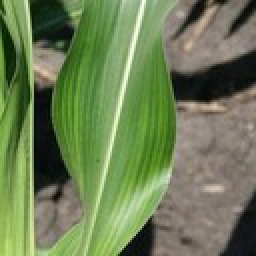
#> input picture dataset/Bulai/bulai_001.jpg, 128 x 128 px (shown 2 times larger)
$ python train_model.py   (older library calls are emulated)
#> lines starting #> are read from the running program, lines starting #| are printed output that depends on the picture; after the words box and inside, x2 and y2 are one past the last pixel; in counts of white or black regions, pixels touching at a corner belong together
#> pass 2 of the loop in collect_images, `for class_name in CLASS_FOLDERS:`:
### utils/features.py
from __future__ import annotations

from pathlib import Path
import cv2
import numpy as np

IMAGE_SIZE = (224, 224)


def _safe_entropy(values: np.ndarray) -> float:
    hist, _ = np.histogram(values.ravel(), bins=256, range=(0, 256), density=True)
    hist = hist[hist > 0]
    if hist.size == 0:
        return 0.0
    return float(-np.sum(hist * np.log2(hist)))


def _lbp_histogram(gray: np.ndarray) -> np.ndarray:
    """Ekstraksi tekstur sederhana memakai Local Binary Pattern 8-neighbor."""
    gray = gray.astype(np.uint8)
    center = gray[1:-1, 1:-1]

    lbp = np.zeros_like(center, dtype=np.uint8)
    lbp |= ((gray[:-2, :-2] >= center) << 7).astype(np.uint8)
    lbp |= ((gray[:-2, 1:-1] >= center) << 6).astype(np.uint8)
    lbp |= ((gray[:-2, 2:] >= center) << 5).astype(np.uint8)
    lbp |= ((gray[1:-1, 2:] >= center) << 4).astype(np.uint8)
    lbp |= ((gray[2:, 2:] >= center) << 3).astype(np.uint8)
    lbp |= ((gray[2:, 1:-1] >= center) << 2).astype(np.uint8)
    lbp |= ((gray[2:, :-2] >= center) << 1).astype(np.uint8)
    lbp |= (gray[1:-1, :-2] >= center).astype(np.uint8)

    hist, _ = np.histogram(lbp.ravel(), bins=32, range=(0, 256), density=True)
    return hist.astype(np.float32)


def extract_features(image_path: str | Path) -> np.ndarray:
    """
    Mengubah citra daun jagung menjadi vektor fitur numerik.

    Fitur yang digunakan:
    - statistik warna RGB dan HSV
    - histogram HSV
    - histogram grayscale
    - fitur tekstur LBP
    - fitur tepi/laplacian
    """
    image_path = str(image_path)
    img = cv2.imread(image_path)
#> img is the input picture: shape (128, 128, 3); mean B, G, R 83.8, 125.6, 108.2
    if img is None:
        raise ValueError(f"Gambar tidak dapat dibaca: {image_path}")

    img = cv2.resize(img, IMAGE_SIZE)
#> img: shape (224, 224, 3)
    rgb = cv2.cvtColor(img, cv2.COLOR_BGR2RGB)
    hsv = cv2.cvtColor(img, cv2.COLOR_BGR2HSV)
#> hsv: shape (224, 224, 3); mean H, S, V 39.1, 90.9, 128.7
    gray = cv2.cvtColor(img, cv2.COLOR_BGR2GRAY)
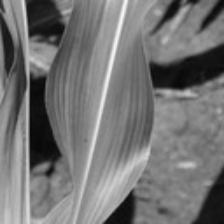
#> gray: shape (224, 224); min 6, max 246, mean 115.5

    # Statistik warna
    rgb_mean = rgb.reshape(-1, 3).mean(axis=0)
#> rgb_mean = [108, 125.5, 83.69]
    rgb_std = rgb.reshape(-1, 3).std(axis=0)
#> rgb_std = [47.91, 50.62, 41.65]
    hsv_mean = hsv.reshape(-1, 3).mean(axis=0)
#> hsv_mean = [39.12, 90.88, 128.7]
    hsv_std = hsv.reshape(-1, 3).std(axis=0)
#> hsv_std = [20.24, 50.8, 50.8]

    # Histogram warna HSV
    h_hist = cv2.calcHist([hsv], [0], None, [16], [0, 180]).flatten()
#> h_hist = [1410, 13643, 2009, 8716, 19958, 1159, 1043, 582, 914, 514, 163, 30, 7, 1, 2, 25]
    s_hist = cv2.calcHist([hsv], [1], None, [16], [0, 256]).flatten()
#> s_hist = [149, 2903, 12462, 4301, 4297, 4061, 3910, 4788, 4031, 3529, 2513, 1919, 821, 251, 138, 103]
    v_hist = cv2.calcHist([hsv], [2], None, [16], [0, 256]).flatten()
#> v_hist = [858, 4279, 1479, 923, 955, 1052, 2088, 5406, 11714, 9074, 5753, 3140, 2081, 879, 292, 203]

    # Normalisasi histogram agar tidak bergantung pada ukuran gambar
    h_hist = h_hist / (h_hist.sum() + 1e-8)
#> h_hist = [0.0281, 0.272, 0.04, 0.174, 0.398, 0.0231, 0.0208, 0.0116, 0.0182, 0.0102, 0.00325, 0.000598, 0.00014, 1.99e-05, 3.99e-05, 0.000498]
    s_hist = s_hist / (s_hist.sum() + 1e-8)
#> s_hist = [0.00297, 0.0579, 0.248, 0.0857, 0.0856, 0.0809, 0.0779, 0.0954, 0.0803, 0.0703, 0.0501, 0.0382, 0.0164, 0.005, 0.00275, 0.00205]
    v_hist = v_hist / (v_hist.sum() + 1e-8)
#> v_hist = [0.0171, 0.0853, 0.0295, 0.0184, 0.019, 0.021, 0.0416, 0.108, 0.233, 0.181, 0.115, 0.0626, 0.0415, 0.0175, 0.00582, 0.00405]

    gray_hist = cv2.calcHist([gray], [0], None, [16], [0, 256]).flatten()
#> gray_hist = [1629, 4230, 1233, 1007, 1082, 2441, 5096, 10201, 10546, 6320, 3238, 1808, 788, 293, 210, 54]
    gray_hist = gray_hist / (gray_hist.sum() + 1e-8)
#> gray_hist = [0.0325, 0.0843, 0.0246, 0.0201, 0.0216, 0.0486, 0.102, 0.203, 0.21, 0.126, 0.0645, 0.036, 0.0157, 0.00584, 0.00419, 0.00108]

    # Fitur tekstur dan tepi
    lbp_hist = _lbp_histogram(gray)
#> in _lbp_histogram, `lbp |= ((gray[:-2, :-2] >= center) << 7).astype(np.uint8)`:
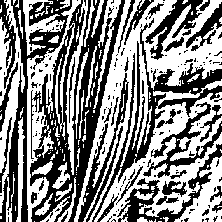
#> lbp: shape (222, 222); values 0 (black) and 128 (white), 52.7% white; 193 black regions (153 under 20 px), largest, box (x1, y1, x2, y2) and area: (30, 0, 125, 222) 7182, (0, 0, 72, 222) 3447, (92, 18, 222, 222) 3320
#> in _lbp_histogram, `lbp |= ((gray[2:, 2:] >= center) << 3).astype(np.uint8)`:
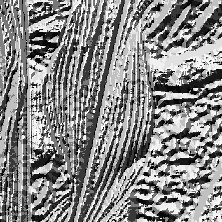
#> lbp: shape (222, 222); min 0, max 248, mean 135.7
#> in _lbp_histogram, `hist, _ = np.histogram(lbp.ravel(), bins=32, range=(0, 256), density=T..`: hist = 32 values, max 0.0209 at index 24, min 1.01e-05 at index 21, mean 0.00391
#> lbp_hist has the same summary as hist in _lbp_histogram
    sobel_x = cv2.Sobel(gray, cv2.CV_64F, 1, 0, ksize=3)
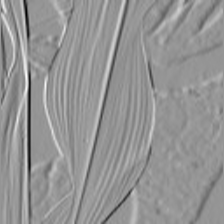
#> sobel_x: shape (224, 224) float64; min -602, max 428, mean -2; drawn with min black and max white
    sobel_y = cv2.Sobel(gray, cv2.CV_64F, 0, 1, ksize=3)
    magnitude = np.sqrt(sobel_x ** 2 + sobel_y ** 2)
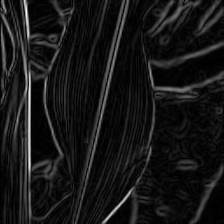
#> magnitude: shape (224, 224) float64; min 0, max 604.1, mean 54.9; drawn with min black and max white
    laplacian = cv2.Laplacian(gray, cv2.CV_64F)
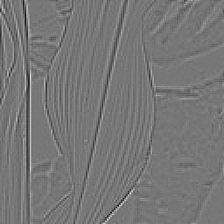
#> laplacian: shape (224, 224) float64; min -94, max 107, mean 0; drawn with min black and max white

    texture_features = np.array(
        [
            gray.mean(),
            gray.std(),
            _safe_entropy(gray),
            magnitude.mean(),
            magnitude.std(),
            laplacian.var(),
        ],
        dtype=np.float32,
    )
#> in _safe_entropy, `hist, _ = np.histogram(values.ravel(), bins=256, range=(0, 256), densi..`: hist = 256 values, max 0.0152 at index 131, min 0 at index 0, mean 0.00391
#> in _safe_entropy, `hist = hist[hist > 0]`: hist = 241 values, max 0.0152 at index 125, min 3.99e-05 at index 0, mean 0.00415
#> texture_features = [115.5, 47.07, 7.22, 54.88, 64.57, 100.9]

    features = np.concatenate(
        [
            rgb_mean,
            rgb_std,
            hsv_mean,
            hsv_std,
            h_hist,
            s_hist,
            v_hist,
            gray_hist,
            lbp_hist,
            texture_features,
        ]
    ).astype(np.float32)
#> features = 114 values, max 128.7 at index 8, min 1.01e-05 at index 97, mean 10.81

    return features

### train_model.py
from __future__ import annotations

import json
from pathlib import Path
from typing import Dict, List, Tuple

import joblib
import matplotlib.pyplot as plt
import numpy as np
from sklearn.metrics import (
    accuracy_score,
    classification_report,
    confusion_matrix,
    f1_score,
    precision_score,
    recall_score,
)
from sklearn.model_selection import train_test_split
from sklearn.naive_bayes import GaussianNB
from sklearn.neighbors import KNeighborsClassifier
from sklearn.pipeline import Pipeline
from sklearn.preprocessing import LabelEncoder, StandardScaler
from sklearn.tree import DecisionTreeClassifier

from utils.features import extract_features

BASE_DIR = Path(__file__).resolve().parent
DATASET_DIR = BASE_DIR / "dataset"
MODEL_DIR = BASE_DIR / "model"
GENERATED_DIR = BASE_DIR / "static" / "generated"

CLASS_FOLDERS = ["Bulai", "Hawar_Daun", "Bercak_Daun"]
IMAGE_EXTENSIONS = {".jpg", ".jpeg", ".png", ".bmp", ".webp"}
RANDOM_STATE = 42
TEST_SIZE = 0.2


def collect_images() -> List[Tuple[Path, str]]:
    items: List[Tuple[Path, str]] = []

    for class_name in CLASS_FOLDERS:
        class_dir = DATASET_DIR / class_name
        if not class_dir.exists():
            class_dir.mkdir(parents=True, exist_ok=True)

        for path in class_dir.rglob("*"):
            if path.is_file() and path.suffix.lower() in IMAGE_EXTENSIONS:
                items.append((path, class_name))

    return items


def build_dataset(items: List[Tuple[Path, str]]) -> Tuple[np.ndarray, np.ndarray, Dict[str, int]]:
    features = []
    labels = []
    class_counts: Dict[str, int] = {name: 0 for name in CLASS_FOLDERS}

    for image_path, label in items:
        try:
            features.append(extract_features(image_path))
            labels.append(label)
            class_counts[label] += 1
            print(f"OK  : {image_path}")
        except Exception as exc:
            print(f"SKIP: {image_path} -> {exc}")
#> pass 2 of the loop in build_dataset, `for image_path, label in items:`:
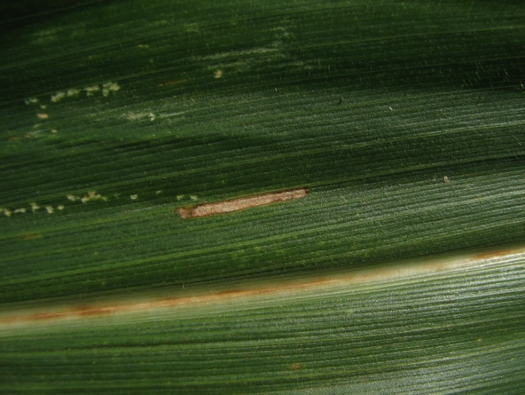
#> input picture dataset/Bercak_Daun/bercak_daun_0001.jpg, 525 x 395 px
#> in extract_features, img is the input picture: shape (395, 525, 3); mean B, G, R 36.9, 71.6, 54.8
#> img: shape (224, 224, 3)
#> hsv: shape (224, 224, 3); mean H, S, V 45.9, 132.8, 72.1
#> rgb_mean = [54.65, 71.47, 36.76]
#> rgb_std = [32.85, 29.99, 24.32]
#> hsv_mean = [45.94, 132.8, 72.11]
#> hsv_std = [6.1, 28.59, 31.27]
#> in extract_features (call 2), `h_hist = cv2.calcHist([hsv], [0], None, [16], [0, 180]).flatten()`: h_hist = [0, 867, 1586, 10058, 37510, 149, 4, 2, 0, 0, 0, 0, 0, 0, 0, 0]
#> in extract_features (call 2), `s_hist = cv2.calcHist([hsv], [1], None, [16], [0, 256]).flatten()`: s_hist = [0, 43, 361, 862, 1586, 2851, 4735, 7244, 11964, 12749, 6366, 1293, 114, 7, 1, 0]
#> in extract_features (call 2), `v_hist = cv2.calcHist([hsv], [2], None, [16], [0, 256]).flatten()`: v_hist = [9, 1984, 8754, 12612, 10562, 6731, 3908, 2319, 1430, 874, 640, 274, 53, 22, 4, 0]
#> in extract_features (call 2), `h_hist = h_hist / (h_hist.sum() + 1e-8)`: h_hist = [0, 0.0173, 0.0316, 0.2, 0.748, 0.00297, 7.97e-05, 3.99e-05, 0, 0, 0, 0, 0, 0, 0, 0]
#> in extract_features (call 2), `s_hist = s_hist / (s_hist.sum() + 1e-8)`: s_hist = [0, 0.000857, 0.00719, 0.0172, 0.0316, 0.0568, 0.0944, 0.144, 0.238, 0.254, 0.127, 0.0258, 0.00227, 0.00014, 1.99e-05, 0]
#> in extract_features (call 2), `v_hist = v_hist / (v_hist.sum() + 1e-8)`: v_hist = [0.000179, 0.0395, 0.174, 0.251, 0.21, 0.134, 0.0779, 0.0462, 0.0285, 0.0174, 0.0128, 0.00546, 0.00106, 0.000438, 7.97e-05, 0]
#> in extract_features (call 2), `gray_hist = cv2.calcHist([gray], [0], None, [16], [0, 256]).flatten()`: gray_hist = [104, 4724, 13569, 12394, 8057, 4704, 2720, 1731, 1132, 577, 298, 113, 38, 12, 3, 0]
#> in extract_features (call 2), `gray_hist = gray_hist / (gray_hist.sum() + 1e-8)`: gray_hist = [0.00207, 0.0941, 0.27, 0.247, 0.161, 0.0938, 0.0542, 0.0345, 0.0226, 0.0115, 0.00594, 0.00225, 0.000757, 0.000239, 5.98e-05, 0]
#> in _lbp_histogram (call 2), `lbp |= ((gray[2:, 2:] >= center) << 3).astype(np.uint8)`:
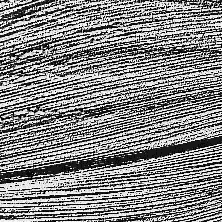
#> lbp: shape (222, 222); min 0, max 248, mean 132.9
#> in _lbp_histogram (call 2), `hist, _ = np.histogram(lbp.ravel(), bins=32, range=(0, 256), density=T..`: hist = 32 values, max 0.0217 at index 31, min 0.000535 at index 5, mean 0.00391
#> lbp_hist has the same summary as hist in _lbp_histogram
#> in extract_features (call 2), `laplacian = cv2.Laplacian(gray, cv2.CV_64F)`:
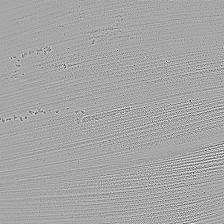
#> laplacian: shape (224, 224) float64; min -310, max 164, mean 0; drawn with min black and max white
#> texture_features = [62.48, 29.88, 6.72, 49.04, 42.31, 672.1]
#> features = 114 values, max 672.1 at index 113, min 0 at index 12, mean 12.57

    if not features:
        raise RuntimeError("Dataset kosong. Masukkan gambar ke folder dataset terlebih dahulu.")

    return np.array(features, dtype=np.float32), np.array(labels), class_counts


def make_models(n_train: int) -> Dict[str, Pipeline]:
    # K harus lebih kecil/sama dari jumlah data training.
    k = min(5, n_train)
    if k % 2 == 0 and k > 1:
        k -= 1
    k = max(k, 1)

    return {
        "c45": Pipeline(
            steps=[
                (
                    "model",
                    DecisionTreeClassifier(
                        criterion="entropy",
                        random_state=RANDOM_STATE,
                        min_samples_leaf=1,
                    ),
                )
            ]
        ),
        "naive_bayes": Pipeline(
            steps=[
                ("scaler", StandardScaler()),
                ("model", GaussianNB()),
            ]
        ),
        "knn": Pipeline(
            steps=[
                ("scaler", StandardScaler()),
                ("model", KNeighborsClassifier(n_neighbors=k, metric="euclidean")),
            ]
        ),
    }


def model_display_name(key: str) -> str:
    names = {
        "c45": "C4.5",
        "naive_bayes": "Naive Bayes",
        "knn": "K-Nearest Neighbor",
    }
    return names.get(key, key)


def save_confusion_matrix_plot(cm: np.ndarray, labels: List[str], model_key: str) -> str:
    GENERATED_DIR.mkdir(parents=True, exist_ok=True)
    filename = f"confusion_{model_key}.png"
    output_path = GENERATED_DIR / filename

    plt.figure(figsize=(7, 6))
    plt.imshow(cm, interpolation="nearest")
    plt.title(f"Confusion Matrix - {model_display_name(model_key)}")
    plt.colorbar()
    tick_marks = np.arange(len(labels))
    plt.xticks(tick_marks, labels, rotation=45, ha="right")
    plt.yticks(tick_marks, labels)
    plt.xlabel("Prediksi")
    plt.ylabel("Aktual")

    threshold = cm.max() / 2 if cm.size and cm.max() else 0
    for i in range(cm.shape[0]):
        for j in range(cm.shape[1]):
            plt.text(
                j,
                i,
                str(cm[i, j]),
                ha="center",
                va="center",
                color="white" if cm[i, j] > threshold else "black",
            )

    plt.tight_layout()
    plt.savefig(output_path, dpi=150)
    plt.close()
    return f"generated/{filename}"


def main() -> None:
    MODEL_DIR.mkdir(parents=True, exist_ok=True)
    GENERATED_DIR.mkdir(parents=True, exist_ok=True)

    items = collect_images()
    if not items:
        print("Dataset belum ditemukan.")
        print("Masukkan gambar ke folder:")
        for folder in CLASS_FOLDERS:
            print(f"- dataset/{folder}/")
        raise SystemExit(1)

    X, y_text, class_counts = build_dataset(items)
#> class_counts = {'Bulai': 1, 'Hawar_Daun': 0, 'Bercak_Daun': 1}

    available_classes = sorted(set(y_text.tolist()))
#> available_classes = ['Bercak_Daun', 'Bulai']
    if len(available_classes) < 2:
        raise RuntimeError("Minimal harus ada 2 kelas gambar untuk training.")

    # Stratify hanya aman jika setiap kelas minimal punya 2 data.
    min_count = min(class_counts[label] for label in available_classes)
#> min_count = 1
    stratify = y_text if min_count >= 2 else None

    encoder = LabelEncoder()
    y = encoder.fit_transform(y_text)
#> y = [1, 0]
    class_labels = encoder.classes_.tolist()

    X_train, X_test, y_train, y_test = train_test_split(
        X,
        y,
        test_size=TEST_SIZE,
        random_state=RANDOM_STATE,
        stratify=stratify,
    )
#> y_train = [1]; y_test = [0]

    models = make_models(n_train=len(X_train))
#> models = 3 items
    metrics = {
        "class_labels": class_labels,
        "class_counts": class_counts,
        "total_images": int(len(X)),
        "train_images": int(len(X_train)),
        "test_images": int(len(X_test)),
        "test_size": TEST_SIZE,
        "models": {},
    }

    for key, model in models.items():
        print(f"\nTraining {model_display_name(key)}...")
        model.fit(X_train, y_train)
        y_pred = model.predict(X_test)

        cm = confusion_matrix(y_test, y_pred, labels=list(range(len(class_labels))))
        cm_image = save_confusion_matrix_plot(cm, class_labels, key)

        model_metrics = {
            "display_name": model_display_name(key),
            "accuracy": float(accuracy_score(y_test, y_pred)),
            "precision": float(precision_score(y_test, y_pred, average="macro", zero_division=0)),
            "recall": float(recall_score(y_test, y_pred, average="macro", zero_division=0)),
            "f1_score": float(f1_score(y_test, y_pred, average="macro", zero_division=0)),
            "confusion_matrix": cm.tolist(),
            "confusion_matrix_image": cm_image,
            "classification_report": classification_report(
                y_test,
                y_pred,
                target_names=class_labels,
                output_dict=True,
                zero_division=0,
            ),
        }
        metrics["models"][key] = model_metrics

        model_filename = {
            "c45": "c45_model.pkl",
            "naive_bayes": "naive_bayes_model.pkl",
            "knn": "knn_model.pkl",
        }[key]
        joblib.dump(model, MODEL_DIR / model_filename)

        print(
            f"{model_display_name(key)} -> "
            f"Accuracy: {model_metrics['accuracy']:.4f}, "
            f"Precision: {model_metrics['precision']:.4f}, "
            f"Recall: {model_metrics['recall']:.4f}, "
            f"F1: {model_metrics['f1_score']:.4f}"
        )
#> this loop made 3 passes
#> (key, filename in save_confusion_matrix_plot, cm_image, model_filename) on passes 1 to 3: ('c45', 'confusion_c45.png', 'generated/confusion_c45.png', 'c45_model.pkl'), ('naive_bayes', 'confusion_naive_bayes.png', 'generated/confusion_naive_bayes.png', 'naive_bayes_model.pkl'), ('knn', 'confusion_knn.png', 'generated/confusion_knn.png', 'knn_model.pkl')
#> (printed output is left out)
#> pass 1, in save_confusion_matrix_plot, `plt.savefig(output_path, dpi=150)`:
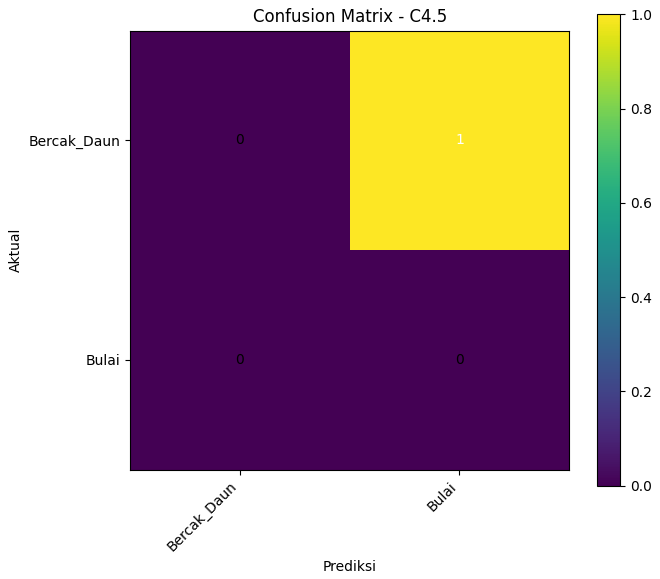
#> figure drawn by matplotlib, 2 panels
#> after the loop, metrics = 7 items

    best_key = max(metrics["models"], key=lambda m: metrics["models"][m]["accuracy"])
#> best_key = 'c45'
    metrics["best_model"] = best_key
    metrics["best_model_name"] = model_display_name(best_key)

    joblib.dump(encoder, MODEL_DIR / "label_encoder.pkl")
    with open(MODEL_DIR / "metrics.json", "w", encoding="utf-8") as f:
        json.dump(metrics, f, indent=2, ensure_ascii=False)

    print("\nTraining selesai.")
    print(f"Algoritma terbaik: {metrics['best_model_name']}")
#| Algoritma terbaik: C4.5
    print(f"Model tersimpan di: {MODEL_DIR}")


if __name__ == "__main__":
    main()
